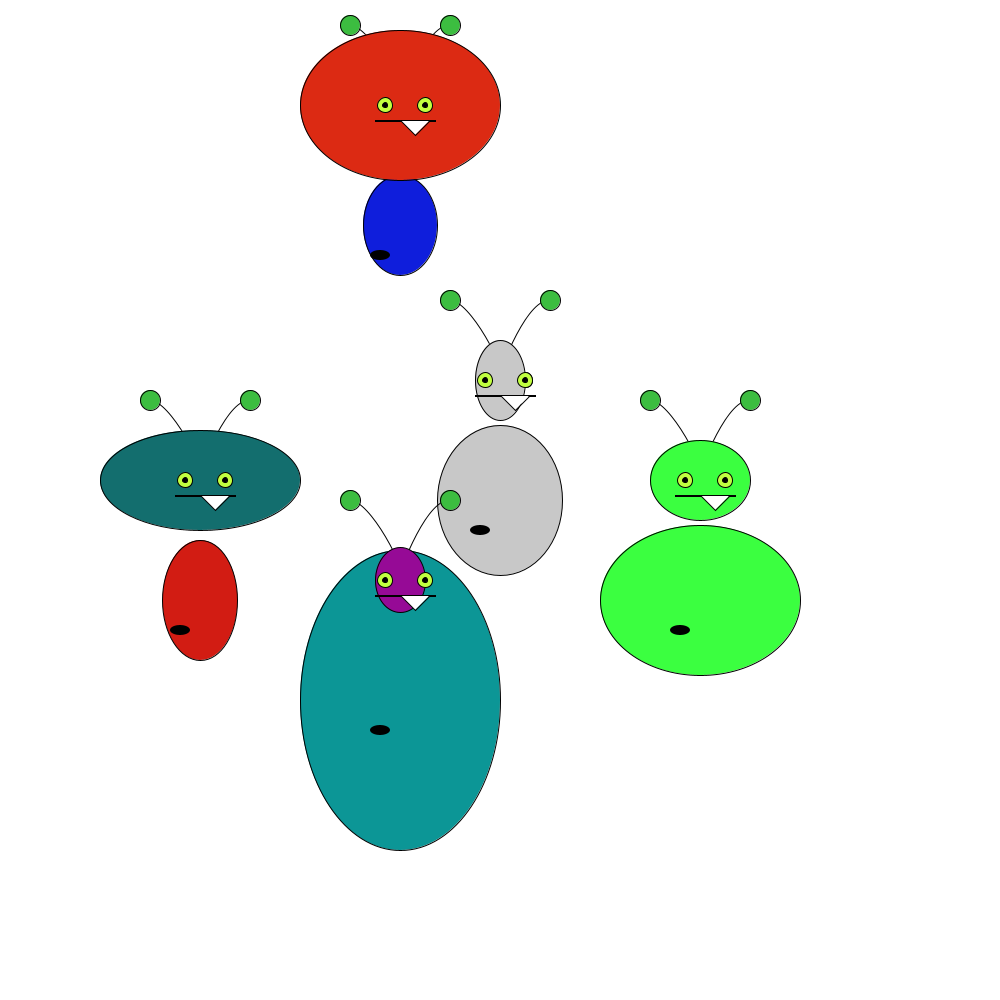
Frame 1 (no input)
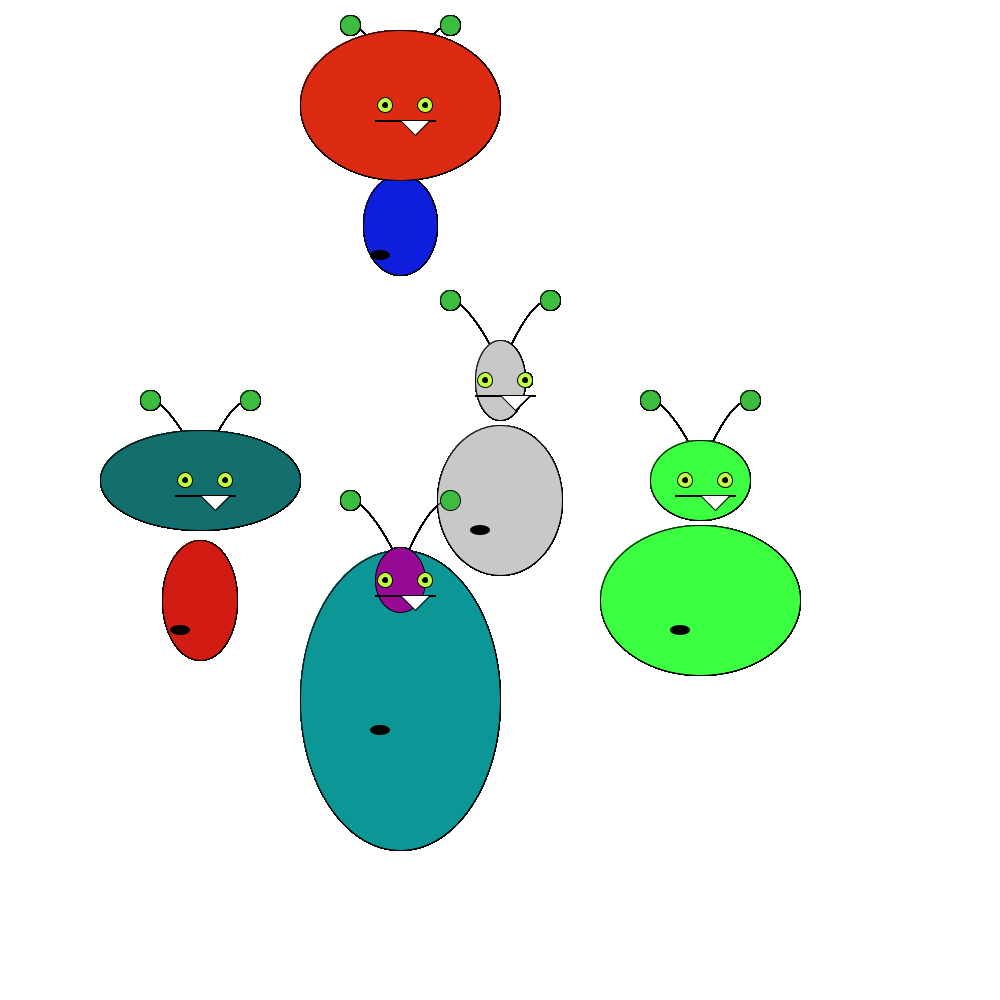
Frame 60 (the mouse pressed at the canvas centre just before this capture)
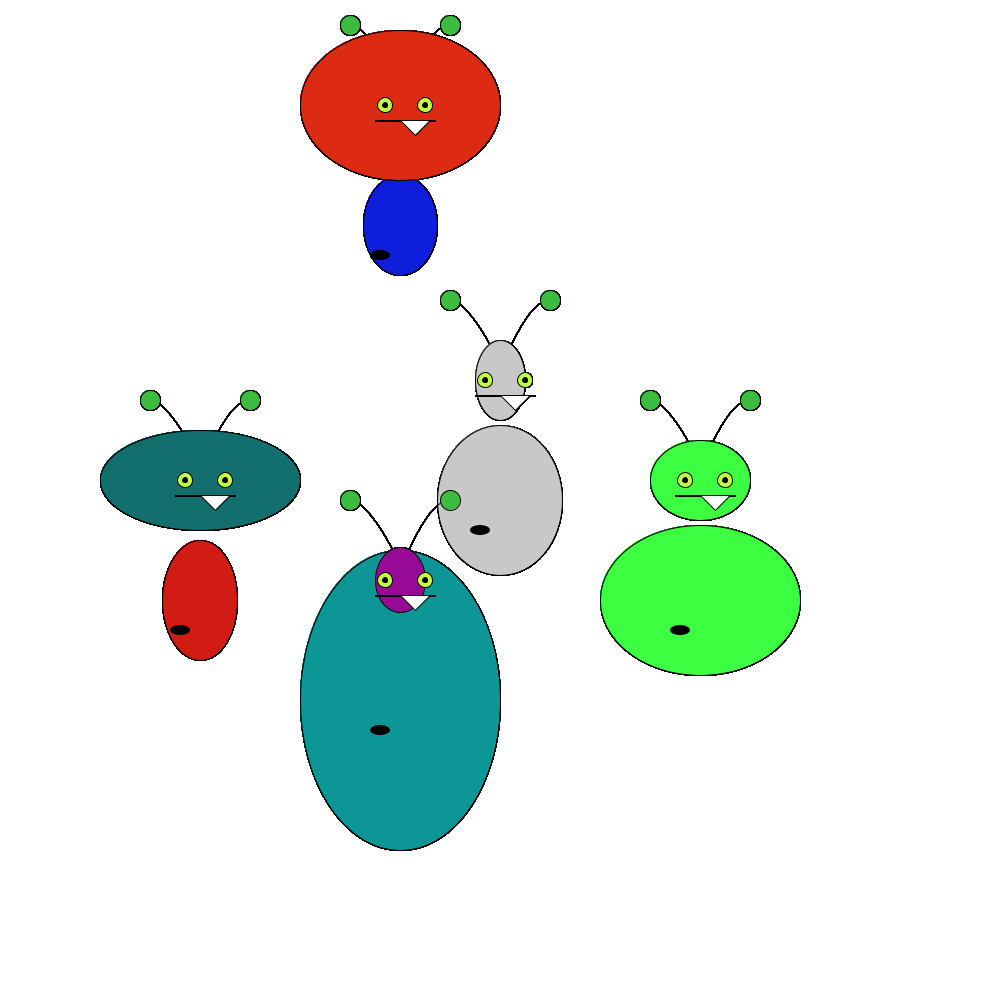
Frame 120 (the mouse held since frame 60 and released just before this capture)

The Processing sketch that drew these frames (run headless with seeded random() and noise(); from frame 60 on, the mouse is pressed at the canvas centre):

// Processing sketch: Jack_Terzi_assignment5
// ── Jack_Terzi_assignment5.pde
/*

 Finish transitioning the previous script where we created different functions,
 to methods for the class. Then, by passing different parameters to the class constuctor
 and the methods, make each object/instance of the object, be unique from the others.
 Make at least 5 different monsters.
 Take it further: use an array to store them, get some of them to move on input, etc.
 
 THEN:
 Take one of your former sketches (Exercise 1 is a good one) and translate it into classes.
 Make multiple and different monsters. Add functionality to them (and your code!)
 
 */

float wanderX = 0;// i don't know what these are doing here.
float wanderY = 0;


// these are names of the monsters i'm talking about
Monster fred;
Monster john;
Monster bob;
Monster jack;
Monster harry;


color monb1= color(59, 275, 64); //i put these colors here because i thought it would be easier 
color monh1= color(59, 275, 64);// than putting all the colors inside the monster parameters... it wasn't


void setup() {
  background(255);// white background
  size(1000, 1000);// big box
  
  
  //these are my five monsters. they are all very different from each other. They all wound up in the same class.
  //they found they have one thing in common. A black mole on the lower left side of their bodies
  //this part of the code looks into the Monsters class
  fred = new Monster(300, 200, monb1, monh1, color(0));
  john = new Monster( 100, 100, 200, 200, color(0));
  bob = new Monster(-200, 200, color(210, 28, 19), color(19, 110, 110), color(0));
  jack = new Monster(0, -175, color(15, 30, 220), color(220, 42, 19), color(0));
  harry= new Monster(0, 300, color(12, 150, 150), color(150, 10, 150), color(0));
}


void draw() {

  // fred is a fatter monster but at least he's proportional
  fred.eye(0, 0);
  fred.monsterBody(200, 150);
  fred.head(100, 80);

  //john is the average weight but his head is a bit too skinny
  john.eye(0, 0);
  john.monsterBody(125, 150);
  john.head(50, 80);

  //bob has a football head that is too big for his body
  bob.eye(0, 0);
  bob.monsterBody(75, 120);
  bob.head(200, 100);
  // jack has a big head, he thinks he's a genius because of it but more often it will give him big headaches
  jack.eye(0, 0);
  jack.monsterBody(74, 100);
  jack.head(200, 150);
  //harry has a bit of a hunch back but is still much bigger than his friends
  harry.eye(0, 0);
  harry.monsterBody(200, 300);
  harry.head(50, 65);
}
// ── Monster.pde
class Monster {

  //declare variables or data types
  private color skin1, skin2, blink, wort;    // no accessible outside the class. Only internally.
  float x, y, wanderX, wanderY, percentScale;  // accessible outside the class, using the dot syntax
  boolean button;
  int w= 800;

  // this is the class constructor. this is called
  // with the "new" line in the main code
  Monster(float tempX, float tempY, color sk1, color sk2, color wort_) {
    println("we made a monster"); 
    // here, we are exchanging the values passed in for their local names
    // this ensures better use and control of variables - ie, what can
    // change a variable and what can't at any given time

    skin1 = sk1;
    skin2 = sk2;
    blink = sk1;
    wort = wort_;
    x = tempX;
    y = tempY;
  }

  // all the methods go below the constructor
  
  
  
  // this is how all baby monsters are made
  //first we start with the body 
  void monsterBody(int wide, int tall) { 
    smooth();

    curve(w/2 - 100 + x, w/2-100 + y, w/2 - 50 + x, w/2-200 + y, w/2 + 10 + x, w/2 -100 + y, w/2 -20 + x, w/2 + 20 + y); //left antenna
    curve(w/2 + 120 + x, w/2-80 + y, w/2 + 50 + x, w/2-200 + y, w/2 - 10 + x, w/2 - 100 + y, w/2 -20 + x, w/2 + 40 + y); //right antenna
    fill(skin1); //darker green
    ellipse(w/2 + x, w/2 + y, wide, tall); //body  120, 160
    fill(wort); // purple
    noStroke(); 
    ellipse(w/2 - 20 + x, w/2 + 30 + y, 20, 10);  //wart
  }

  // then we make the head
  void head(int wid, int hei) {
    fill(skin2); // lighter green
    stroke(0); 
    ellipse(w/2 + x, w/2 - 120 + y, wid, hei); //head  // 100, 80
    fill(0);
    rect(w/2 - 25 + x, w/2 - 105 + y, 60, 1); //mouth
    fill(255);
    triangle(w/2 + 15 + x, w/2 - 90 + y, w/2 + x, w/2-105 + y, w/2 + 30 + x, w/2 - 105 + y); //tooth
    eye(wanderX, wanderY);
    fill(60, 189, 64); //lighter green
    ellipse(w/2 - 50 + x, w/2 - 200 + y, 20, 20); // left antenna point
    ellipse(w/2 + 50 + x, w/2 - 200 + y, 20, 20); // right antenna point
    noFill();
  }

  // can't forget about the eyes, we wouldn't want our monster to be blind
  void eye(float wX, float wY) {
    //eye
    fill(193, 255, 64); //greenish yellow
    ellipse(w/2 - 15 + x, w/2 - 120 + y, 15, 15); //left eye
    ellipse(w/2 + 25 + x, w/2 - 120 + y, 15, 15); //right eye
    fill(0);
    ellipse(w/2 - 15 + wX + x, w/2 - 120 + wY + y, 5, 5); //left pupil
    ellipse(w/2 + 25 + wX + x, w/2 - 120 + wY + y, 5, 5); //right pupil
    noFill();
  }
}
